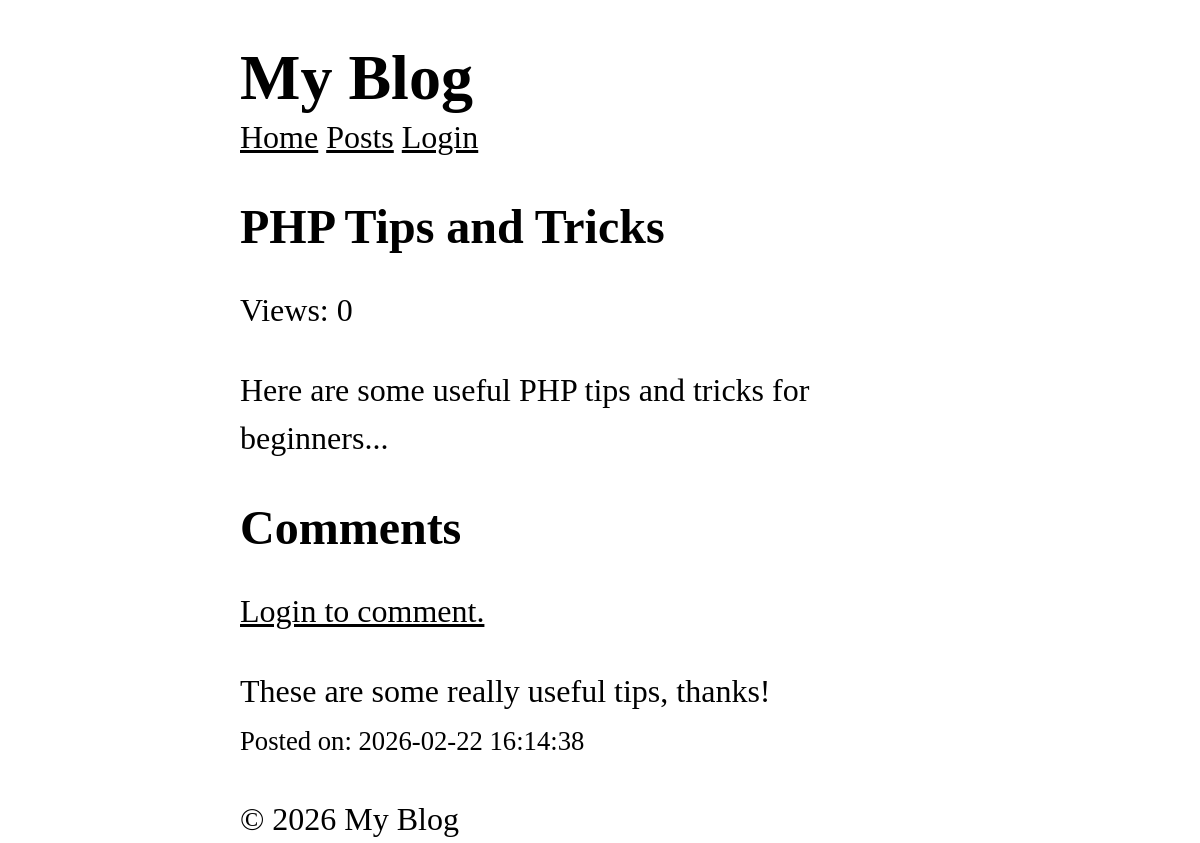
The page /posts/2 on the database its author committed.
### tables this page shows
CREATE TABLE posts (
    id INTEGER PRIMARY KEY AUTOINCREMENT,
    title TEXT NOT NULL,
    content TEXT NOT NULL,
    views INTEGER DEFAULT 0,
    user_id INTEGER NOT NULL,
    created_at DATETIME DEFAULT CURRENT_TIMESTAMP,
    FOREIGN KEY (user_id) REFERENCES users (id)
);

CREATE TABLE comments (
    id INTEGER PRIMARY KEY AUTOINCREMENT,
    content TEXT NOT NULL,
    user_id INTEGER NOT NULL,
    post_id INTEGER NOT NULL,
    created_at DATETIME DEFAULT CURRENT_TIMESTAMP,
    FOREIGN KEY (user_id) REFERENCES users (id),
    FOREIGN KEY (post_id) REFERENCES posts (id)
);

### core/View.php (called while the page is built, shortened)
<?php
class View {
    protected static $globals = [];
    public static function share(string $key, mixed $value): void {
        static::$globals[$key] = $value;
    }
    public static function render(string $template, array $data = [], ?string $layout = null): string {
        $data = [...static::$globals, ...$data];
        $content = static::renderTemplate(
            $template,
            $data
        );
        return static::renderLayout($layout, $data, $content);
    }
    protected static function renderTemplate(string $template, array $data): string {
        extract($data);
        $path = dirname(__DIR__). "/app/Views/$template.php";
        require $path;
        return ob_get_clean();
    }
    protected static function renderLayout(?string $template, array $data, string $content): string {
        return ob_get_clean();
    }
}

### app/Controllers/PostController.php (called while the page is built, shortened)
<?php
class PostController {
    public function show($id) {
        $post = Post::find($id);
        $comments = Comment::forPost($id);
        return View::render(
            template: 'post/show',
            layout: 'layouts/main',
            data: ['post' => $post, 'comments' => $comments]
        );
    }
}

### app/Middlewares/CSRF.php (called while the page is built, shortened)
<?php
class CSRF implements Middleware {
  public function handle(callable $next) {
    return $next();
    }
}

### app/Middlewares/View.php (called while the page is built, shortened)
<?php
class View implements Middleware {
    public function handle(callable $next) {
        return $next();
    }
}

### public/index.php (called while the page is built, shortened)
<?php
$router = new Router();
$uri = parse_url($_SERVER['REQUEST_URI'], PHP_URL_PATH);
$method = $_SERVER['REQUEST_METHOD'];
$router->dispatch($uri, $method);

### core/App.php (called while the page is built, shortened)
<?php
class App {
    protected static $container = [];
    public static function bind(string $key, mixed $value): void {
        static::$container[$key] = $value;
    }
    public static function get(string $key): mixed {
        return static::$container[$key];
    }
}

### core/Model.php (called while the page is built, shortened)
<?php
abstract class Model {
    protected static string $table;
    public static function find(mixed $id): ?static {
        $db = App::get('database');
        return $db->fetch("SELECT * FROM " . static::$table . " WHERE id = ?", [$id], static::class);
    }
}

### core/Database.php (called while the page is built, shortened)
<?php
class Database {
    protected $pdo;
    public function __construct(array $config) {
        try {
            $dsn = $this->createDsn($config);
            $username = $config['username'] ?? null;
            $password = $config['password'] ?? null;
            $options = $config['options'] ?? null;
            $this->pdo = new PDO($dsn, $username, $password, $options);
            $this->pdo->setAttribute(PDO::ATTR_ERRMODE, PDO::ERRMODE_EXCEPTION);
        } catch (PDOException $e) {
            throw new Exception("Could not connect to the database");
        }
    }
    protected function createDsn(array $config): string {
        $driver = $config['driver'];
        $dbname = $config['dbname'];
        return match($driver) {
            'sqlite' => "sqlite:$dbname",
            default => throw new Exception("Unsupported database driver: $driver")
        };
    }
    public function query(string $sql, array $params = []): PDOStatement {
        $stmt = $this->pdo->prepare($sql);
        $stmt->execute($params);
        return $stmt;
    }
    public function fetchAll(string $sql, array $params = [], ?string $className = null): array {
        $stmt = $this->query($sql, $params);
        return $className
            ? $stmt->fetchAll(PDO::FETCH_CLASS, $className)
            : $stmt->fetchAll(PDO::FETCH_ASSOC);
    }
    public function fetch(string $sql, array $params = [], ?string $className = null): mixed {
        $stmt = $this->query($sql, $params);
        $stmt->setFetchMode(
            $className ? PDO::FETCH_CLASS : PDO::FETCH_ASSOC, $className
        );
        return $stmt->fetch();
    }
}

### app/Models/Comment.php (called while the page is built, shortened)
<?php
class Comment extends Model {
    public static function forPost($postId): array {
        $db = App::get('database');
        return $db->fetchAll(
            "SELECT * FROM comments WHERE post_id = ? ORDER BY created_at DESC",
            [$postId],
            static::class
        );
    }
}

### app/Views/post/show.php (the view)
<article>
    <h1><?= htmlspecialchars($post->title) ?></h1>
    <p>Views: <?= $post->views ?></p>
    <p>
        <?=  nl2br(htmlspecialchars($post->content)) ?>
    </p>
</article>
<section>
    <h2 id="comments">Comments</h2>
    <?php if($user): ?>
        <form action="/posts/<?=  $post->id ?>/comments" method="POST">
            <?= csrf_token() ?>
            <textarea name="content" required rows="3"></textarea>
            <button type="submit">Add Comment</button>
        </form>
    <?php else: ?>
        <p>
            <a href="/login">Login to comment.</a>
        </p>
    <?php endif ?>
    <?php foreach($comments as $comment): ?>
        <div>
            <p>
             <?=  nl2br(htmlspecialchars($comment->content)) ?>
            </p>
            <small>Posted on: <?=  $comment->created_at ?></small>
        </div>
    <?php endforeach; ?>
</section>

### public/style.css (style rules this page uses)
*, *::before, *::after { box-sizing: border-box; }
html { -moz-text-size-adjust: none; -webkit-text-size-adjust: none; text-size-adjust: none; }
body, h1, h2, h3, h4, p, figure, blockquote, dl, dd { margin-block-end: 0; }
body { min-height: 100vh; line-height: 1.5; max-width: 60%; margin-left: auto; margin-right: auto; font-size: 2em; font-family: Cambria, Cochin, Georgia, Times, 'Times New Roman', serif; }
h1, h2, h3, h4, button, input, label { line-height: 1.1; }
h1, h2, h3, h4 { text-wrap: balance; }
a:not([class]) { text-decoration-skip-ink: auto; color: currentColor; }

### rows shown on the page
posts: title "PHP Tips and Tricks", views "0", content "Here are some useful PHP tips and tricks for beginners..."
comments: content "These are some really useful tips, thanks!", created_at "2026-02-22 16:14:38"
